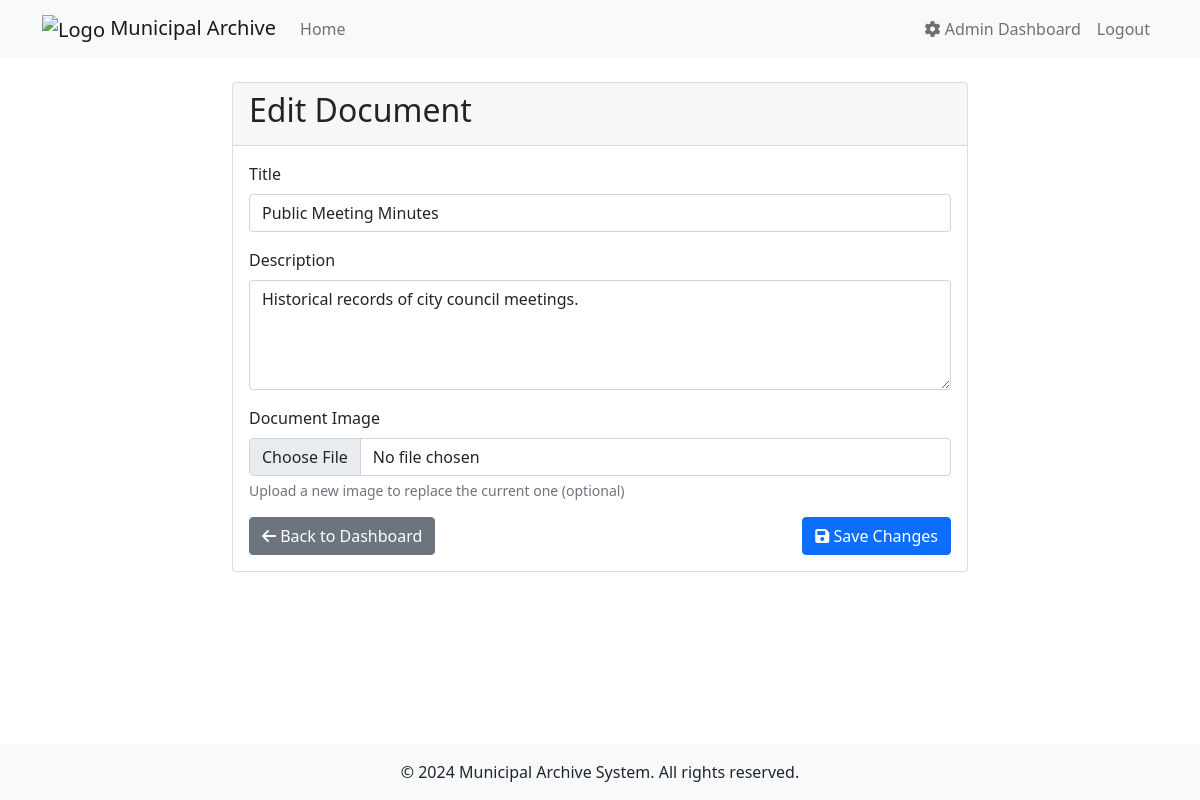
Screenshot of /admin/documents/3/edit (signed in) with the database file from the repository.
### app.py (models this page shows)
class Document(db.Model):
    id = db.Column(db.Integer, primary_key=True)
    title = db.Column(db.String(100), nullable=False)
    description = db.Column(db.Text, nullable=False)
    image_path = db.Column(db.String(200))
    upload_date = db.Column(db.DateTime, default=datetime.utcnow)
    reservations = db.relationship('Reservation', backref='document', lazy=True)

### app.py (the view)
    def decorated_function(*args, **kwargs):
        if 'user_id' not in session:
            flash('Please login to access this page', 'error')
            return redirect(url_for('login'))
        user = User.query.get(session['user_id'])
        if not user or not user.is_admin:
            flash('You do not have permission to access this page', 'error')
            return redirect(url_for('index'))
        return f(*args, **kwargs)

### app.py (called while the page is built, shortened)
def admin_required(f):
    def decorated_function(*args, **kwargs):
        if 'user_id' not in session:
            flash('Please login to access this page', 'error')
            return redirect(url_for('login'))
        user = User.query.get(session['user_id'])
        if not user or not user.is_admin:
            flash('You do not have permission to access this page', 'error')
            return redirect(url_for('index'))
        return f(*args, **kwargs)
    decorated_function.__name__ = f.__name__
    return decorated_function

@app.route('/admin/documents/<int:document_id>/edit', methods=['GET', 'POST'])
@admin_required
def edit_document(document_id):
    document = Document.query.get_or_404(document_id)
    return render_template('admin/edit_document.html', document=document)

### templates/admin/edit_document.html (shortened to what this page needs)
{% extends "base.html" %}
{% block content %}
<div class="container mt-4">
    <div class="row">
        <div class="col-md-8 offset-md-2">
            <div class="card">
                <div class="card-header">
                    <h2 class="card-title">Edit Document</h2>
                </div>
                <div class="card-body">
                    <form method="POST" enctype="multipart/form-data">
                        <div class="mb-3">
                            <label for="title" class="form-label">Title</label>
                            <input type="text" class="form-control" id="title" name="title" value="{{ document.title }}" required>
                        </div>
                        <div class="mb-3">
                            <label for="description" class="form-label">Description</label>
                            <textarea class="form-control" id="description" name="description" rows="4" required>{{ document.description }}</textarea>
                        </div>
                        <div class="mb-3">
                            <label for="image" class="form-label">Document Image</label>
                            <input type="file" class="form-control" id="image" name="image" accept="image/*">
                            <div class="form-text">Upload a new image to replace the current one (optional)</div>
                        </div>
                        <div class="d-flex justify-content-between">
                            <a href="{{ url_for('admin_dashboard') }}" class="btn btn-secondary">
                                <i class="fas fa-arrow-left"></i> Back to Dashboard
                            </a>
                            <button type="submit" class="btn btn-primary">
                                <i class="fas fa-save"></i> Save Changes
                            </button>
                        </div>
                    </form>
                </div>
            </div>
        </div>
    </div>
</div>
{% endblock %}

### css/styles.css (style rules this page uses)
body { min-height: 100vh; display: flex; flex-direction: column; }

### rows the page displays
Document: title "Public Meeting Minutes", description "Historical records of city council meetings."
